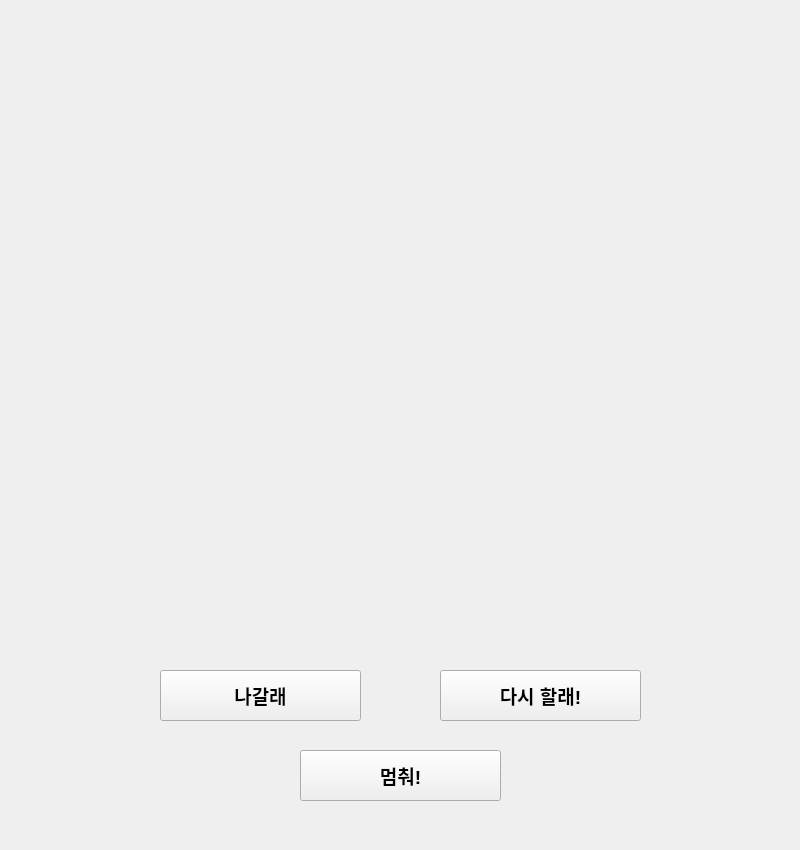
<?xml version="1.0" encoding="UTF-8"?>
<ui version="4.0">
 <class>roulette</class>
 <widget class="QWidget" name="roulette">
  <property name="geometry">
   <rect>
    <x>0</x>
    <y>0</y>
    <width>800</width>
    <height>850</height>
   </rect>
  </property>
  <property name="windowTitle">
   <string>Form</string>
  </property>
  <widget class="QPushButton" name="Stop">
   <property name="geometry">
    <rect>
     <x>300</x>
     <y>750</y>
     <width>201</width>
     <height>51</height>
    </rect>
   </property>
   <property name="font">
    <font>
     <pointsize>14</pointsize>
     <weight>75</weight>
     <bold>true</bold>
    </font>
   </property>
   <property name="text">
    <string>멈춰!</string>
   </property>
  </widget>
  <widget class="QLabel" name="label">
   <property name="geometry">
    <rect>
     <x>50</x>
     <y>40</y>
     <width>700</width>
     <height>700</height>
    </rect>
   </property>
   <property name="text">
    <string/>
   </property>
  </widget>
  <widget class="QLabel" name="image">
   <property name="geometry">
    <rect>
     <x>150</x>
     <y>50</y>
     <width>500</width>
     <height>500</height>
    </rect>
   </property>
   <property name="text">
    <string/>
   </property>
  </widget>
  <widget class="QLabel" name="image_text">
   <property name="geometry">
    <rect>
     <x>150</x>
     <y>570</y>
     <width>500</width>
     <height>91</height>
    </rect>
   </property>
   <property name="text">
    <string/>
   </property>
   <property name="alignment">
    <set>Qt::AlignCenter</set>
   </property>
  </widget>
  <widget class="QPushButton" name="Retry_Button">
   <property name="geometry">
    <rect>
     <x>440</x>
     <y>670</y>
     <width>201</width>
     <height>51</height>
    </rect>
   </property>
   <property name="font">
    <font>
     <pointsize>14</pointsize>
     <weight>75</weight>
     <bold>true</bold>
    </font>
   </property>
   <property name="text">
    <string>다시 할래!</string>
   </property>
  </widget>
  <widget class="QPushButton" name="Get_Out_Button">
   <property name="geometry">
    <rect>
     <x>160</x>
     <y>670</y>
     <width>201</width>
     <height>51</height>
    </rect>
   </property>
   <property name="font">
    <font>
     <pointsize>14</pointsize>
     <weight>75</weight>
     <bold>true</bold>
    </font>
   </property>
   <property name="text">
    <string>나갈래</string>
   </property>
  </widget>
 </widget>
 <resources/>
 <connections/>
</ui>
